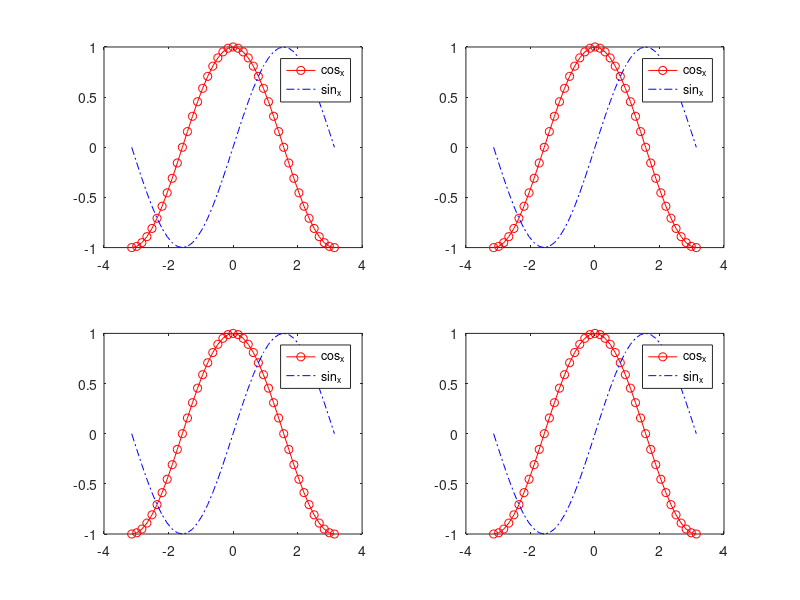

This figure's MATLAB source:
x = [1:1:10];
y = x;
figure
subplot(2,2,1)
x = -pi:pi/20:pi;
plot(x,cos(x),'-ro',x,sin(x),'-.b')
hleg1 = legend('cos_x','sin_x');

subplot(2,2,2)
x = -pi:pi/20:pi;
plot(x,cos(x),'-ro',x,sin(x),'-.b')
hleg1 = legend('cos_x','sin_x');
subplot(2,2,3)
x = -pi:pi/20:pi;
plot(x,cos(x),'-ro',x,sin(x),'-.b')
hleg1 = legend('cos_x','sin_x');

subplot(2,2,4)
x = -pi:pi/20:pi;
plot(x,cos(x),'-ro',x,sin(x),'-.b')
hleg1 = legend('cos_x','sin_x');
